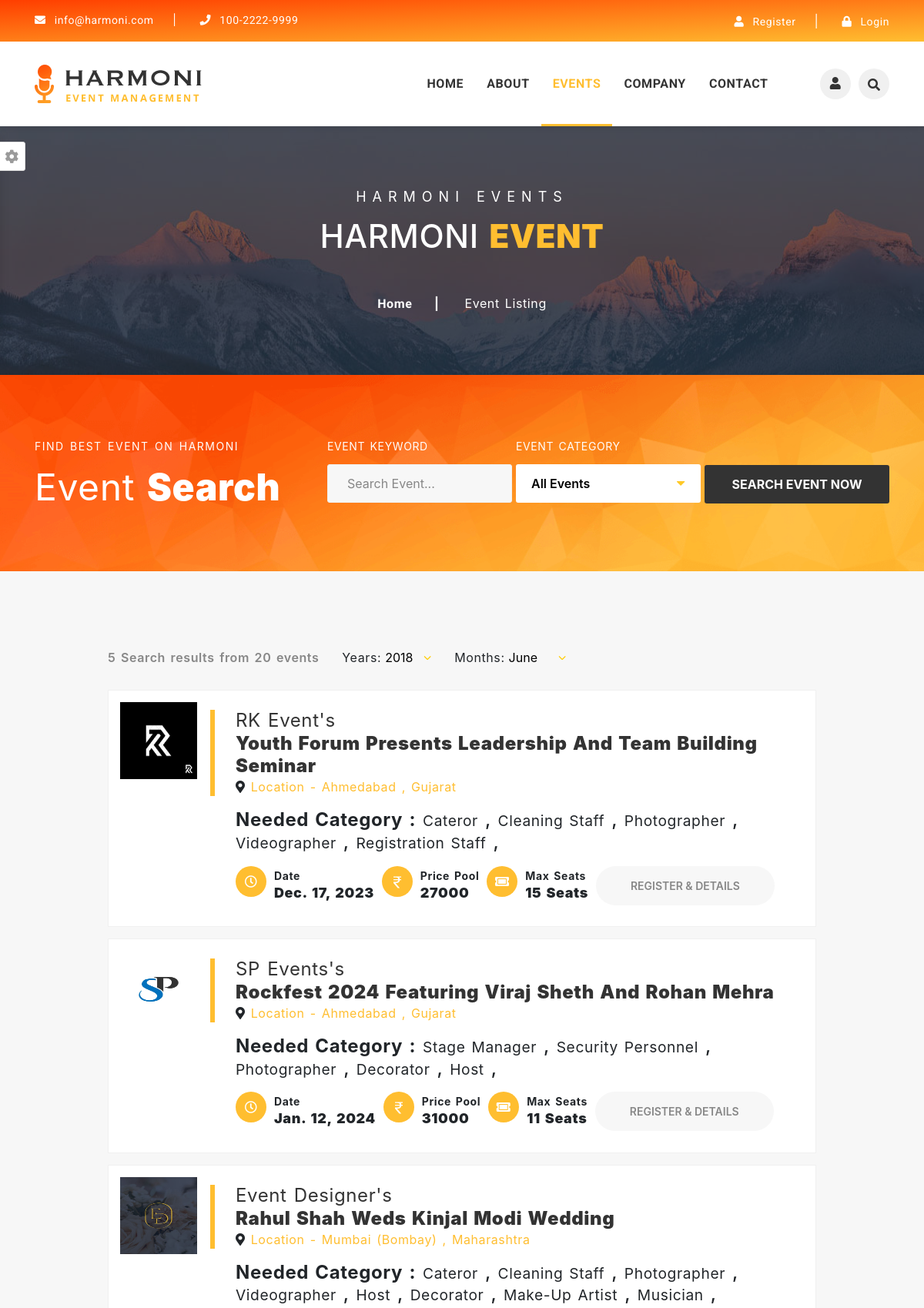
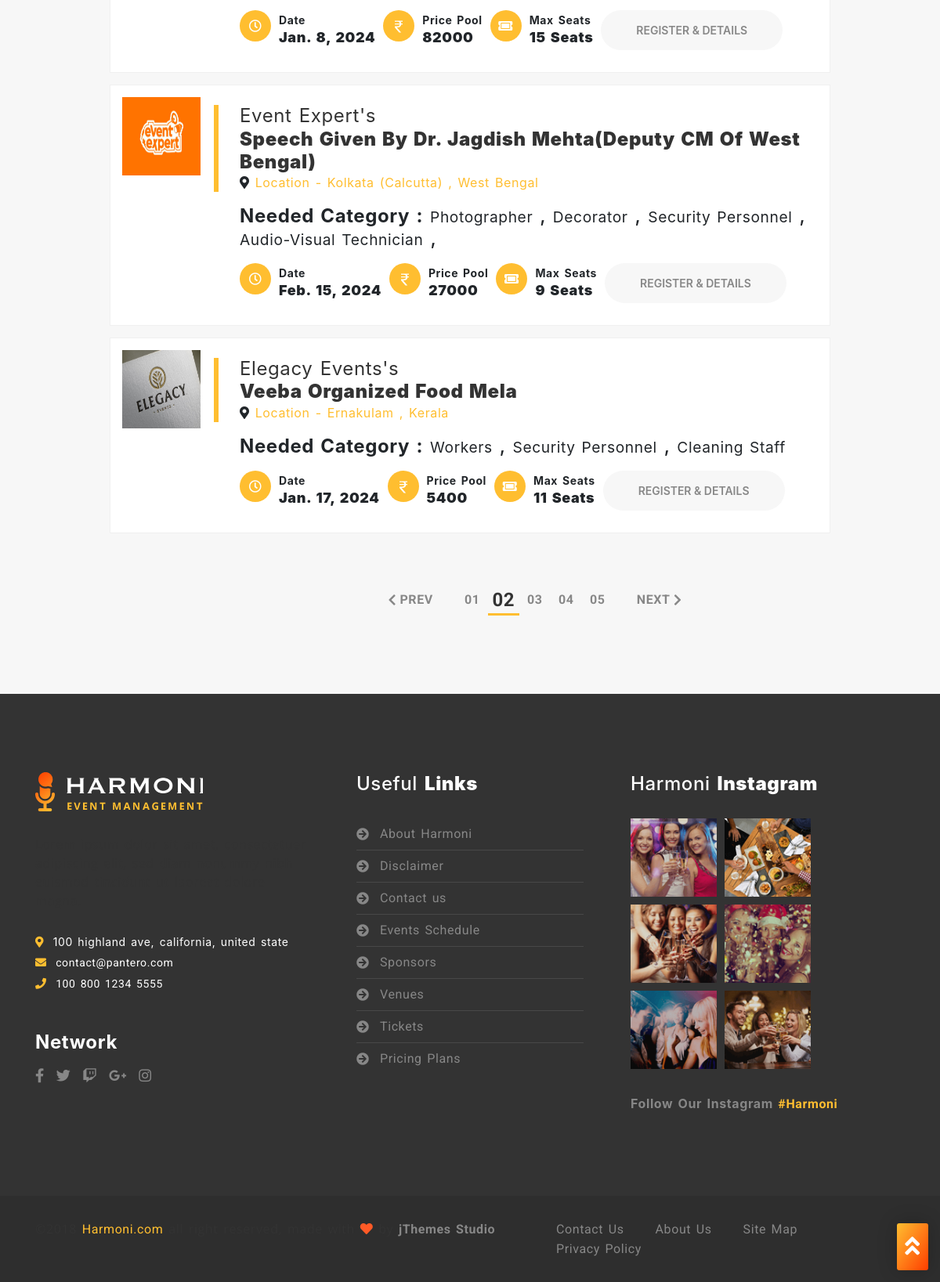
Screenshot of /event/ with the database file from the repository (2 pictures, top to bottom).
### event_data/models.py (models this page shows, shortened)
class Event(models.Model):
    event_name = models.CharField(max_length=255)
    description = models.TextField()
    start_datetime = models.DateTimeField(default = datetime.now)
    end_datetime = models.DateTimeField(default=datetime.now)
    total_workhand = models.IntegerField(default=11)
    total_price = models.IntegerField(null=True)
    street_address = models.CharField(max_length=250)
    city_id = models.ForeignKey('City', on_delete=models.CASCADE)
    state_id = models.ForeignKey('State' , on_delete=models.CASCADE)
    event_category_id = models.ForeignKey('Event_category',on_delete=models.CASCADE,default=False)
    event_subcategory_id = models.ForeignKey('Event_subcategory',on_delete=models.CASCADE,null=True)
    company_id = models.ForeignKey('company',on_delete=models.CASCADE,default=False)

class Company(models.Model):
    name = models.CharField(max_length=255)
    email = models.EmailField()
    contact_number = models.CharField(max_length=12)
    street_address = models.CharField(max_length=200)
    city_id = models.ForeignKey('City', on_delete=models.CASCADE)
    state_id = models.ForeignKey('State' , on_delete=models.CASCADE)
    companyLogo_path = models.ImageField(default='default.jpg' , upload_to = 'company_img/')
    description = models.TextField(default=None)
    User_id = models.ForeignKey('auth.User', on_delete=models.CASCADE)

class City(models.Model):
    city_name = models.CharField(max_length=255)
    state_id = models.ForeignKey('State' ,  on_delete=models.CASCADE)
    def __str__(self):
        return self.city_name

class State(models.Model):
    state_name = models.CharField(max_length=255)
    def __str__(self):
        return self.state_name

class Event_workhand(models.Model):
    Workhand_category_id = models.ForeignKey('Workhand_category' , on_delete=models.CASCADE)
    number_of_workhand = models.IntegerField(default=11)
    price = models.DecimalField(max_digits=10, decimal_places=2 , default = None)
    event_id = models.ForeignKey('Event' , on_delete=models.CASCADE)

class Workhand_category(models.Model):
    workhand_category_name = models.CharField(max_length=50)
    def __str__(self):
        return self.workhand_category_name

### EventManagement/views.py (the view)
# urls.py: path('event/',views.event , name="event"),
def event(request):
    active = "event"
    events = Event.objects.all()
    Event_subcategory_obj = Event_subcategory.objects.all()
    Event_workhand_obj = Event_workhand.objects.all()
    context={
        'active' : active,
        'events' : events,
        'Event_subcategory' : Event_subcategory_obj,
        'Event_Workhand' : Event_workhand_obj,
    }
    return render(request , 'user/event.html',context)

### templates/user/event.html (shortened to what this page needs)
{% extends 'user/base.html' %}
{% load static %}
{% block content %}
		<section id="breadcrumb-section" class="breadcrumb-section clearfix">
			<div class="jarallax" style="background-image: url('{% static 'assets/images/breadcrumb/0.breadcrumb-bg.jpg' %}');">
				<div class="overlay-black">
					<div class="container">
						<div class="row justify-content-center">
							<div class="col-lg-6 col-md-12 col-sm-12">
								<div class="breadcrumb-title text-center mb-50">
									<span class="sub-title">harmoni events</span>
									<h2 class="big-title">harmoni <strong>event</strong></h2>
								</div>
								<div class="breadcrumb-list">
									<ul>
										<li class="breadcrumb-item"><a href="index-1.html" class="breadcrumb-link">Home</a></li>
										<li class="breadcrumb-item active" aria-current="page">event listing</li>
									</ul>
								</div>
							</div>
						</div>
					</div>
				</div>
			</div>
		</section>
		<section id="event-search-section" class="event-search-section clearfix" style="background-image: url('{% static 'assets/images/special-offer-bg.png' %}');">
			<div class="container">
				<div class="row">
					<div class="col-lg-4 col-md-12 col-sm-12">
						<div class="section-title">
							<small class="sub-title">Find best event on Harmoni</small>
							<h2 class="big-title">event <strong>Search</strong></h2>
						</div>
					</div>
					<div class="col-lg-8 col-md-12 col-sm-12">
						<div class="search-form form-wrapper">
							<form action="{% url 'search_event' %}" method="POST">
								<ul>
									<li>
										<span class="title">event keyword</span>
										<div class="form-item">
											<input type="search" name="keyword" placeholder="Search Event...">
										</div>
									</li>
									<li>
										<span class="title">event category</span>
										<select id="event-category-select" name="search">
										<option value="all" selected>All Events</option>
										</select>
									</li>
									<li>
										<button type="submit" class="submit-btn">search event now</button>
									</li>
								</ul>
							</form>
						</div>
					</div>
				</div>
			</div>
		</section>
		<section id="event-section" class="event-section bg-gray-light sec-ptb-100 clearfix">
			<div class="container">
				<div class="row justify-content-center">
					<div class="col-lg-10 col-md-12 col-sm-12">
						<div class="search-result-form">
							<form action="#!">
								<ul>
									<li>
										<span class="result-text">5 Search results from 20 events</span>
									</li>
									<li>
										<label for="year-select">Years:</label>
										<select id="year-select">
											<option selected="">2018</option>
										</select>
									</li>
									<li>
										<label for="munth-select">Months:</label>
										<select id="munth-select">
											<option selected="">June</option>
										</select>
									</li>
								</ul>
							</form>
						</div>
						<div class="tab-content">
							<div id="list-style" class="tab-pane fade in active show">
								{% if events %}
									{% for i in events %}
									<div class="event-list-item clearfix1">
										<div class="event-image" style="padding-left:-10%;width: 250px;margin-right: -10;margin-right:-30;margin-right: -100px;">
											<img src="{{i.company_id.companyLogo_path.url}}" alt="Image_not_found" style="width:40%;height:40%">
										</div>
										<div class="event-content">
											<div class="event-title mb-15">
												<h3 class="title">
													{{i.company_id.name}}'s <br> <strong>{{i.event_name}}</strong>
												</h3>
												<i class="fas fa-map-marker-alt"></i>
												<span class="ticket-price yellow-color">Location - {{i.city_id}} , {{i.state_id}}</span>
											</div>
											<p class="discription-text mb-20 info-content">
												<h4><strong> Needed Category : </strong>
												{% for workhand in Event_Workhand %}
													{% if workhand.event_id.id == i.id %}
														<small class="info-content">{{workhand.Workhand_category_id}}</small>
														{% if not forloop.last %},{% endif %}
													{% endif %}
												{% endfor %}
												</h4>
											</p>
											<div class="event-info-list ul-li clearfix">
												<ul>
													<li>
														<span class="icon">
															<i class="far fa-clock"></i>
														</span>
														<div class="info-content">
															<small>Date</small>
															<h3>{{i.start_datetime | date}}</h3>
														</div>
													</li>
													<li>
														<span class="icon">
														</span>
														<div class="info-content">
															<small>Price Pool</small>
															<h3>{{i.total_price}}</h3>
														</div>
													</li>
													<li>
														<span class="icon">
															<i class="fas fa-ticket-alt"></i>
														</span>
														<div class="info-content">
															<small>Max Seats</small>
															<h3>{{i.total_workhand}} seats</h3>
														</div>
													</li>
													<li>
														<button href="#!" type="submit" class="tickets-details-btn">
															Register & details
														</button>
													</li>
												</ul>
											</div>
										</div>
									</div>
									{% endfor %}
								{% endif %}
								<div class="pagination ul-li clearfix">
									<ul>
										<li class="page-item prev-item">
											<a class="page-link" href="#!">Prev</a>
										</li>
										<li class="page-item"><a class="page-link" href="#!">01</a></li>
										<li class="page-item active"><a class="page-link" href="#!">02</a></li>
										<li class="page-item"><a class="page-link" href="#!">03</a></li>
										<li class="page-item"><a class="page-link" href="#!">04</a></li>
										<li class="page-item"><a class="page-link" href="#!">05</a></li>
										<li class="page-item next-item">
											<a class="page-link" href="#!">Next</a>
										</li>
									</ul>
								</div>
							</div>
						</div>
					</div>
				</div>
			</div>
		</section>
{% endblock content %}

### static/assets/css/colors/default.css (style rules this page uses)
.section-title .line-style, .event-section .event-tab-menu .nav li a:before, .pagination ul .page-item.active .page-link:after, .slide-section .owl-theme .owl-dots .owl-dot:after, .homepage3 .event-expertise-section .link-btn a:hover, .sidebar-section .location-wrapper .title-wrapper .icon, .main-carousel2 .item .slider-content .details-btn:hover, .event-gallery-section .filters-button-group .button:after, .testimonial5-section .owl-theme .owl-dots .owl-dot:hover span, .sidebar-section .location-wrapper .contact-links ul li a .icon, .testimonial5-section .owl-theme .owl-dots .owl-dot.active span, .event-section .event-list-item .event-content .event-title:after, .event-section .event-grid-item .event-content .event-title:after, .event-details-section .event-details .event-info-list ul li .icon, .our-management-section .management-item .item-title .title-text:after, .default-header-section .header-bottom .menu-item-list > ul > li:before, .event-details-section .event-schedule .schedule-date-menu > li > .active, .event-section .tab-content .event-item .event-content .event-title:after, .event-section .tab-content .event-item2 .event-content .event-title:after, .event-section .event-list-item .event-content .event-info-list ul li .icon, .event-section .event-grid-item .event-content .event-post-meta ul li .icon, .sticky-header-section .header-bottom .user-search-btn-group ul li:hover > a, .event-details-section .event-schedule .tab-content .hotal-menu > li > .active, .upcomming-event-section3 .comming-event-item .event-content .details-btn:hover, .upcomming-event-section2 .comming-event-item .event-content .details-btn:hover, .sticky-header-section .header-bottom .user-search-btn-group ul li:hover > button, .default-header-section .header-bottom .user-search-btn-group ul li:hover > a, .default-header-section .header-bottom .user-search-btn-group ul li:hover > button, .scrolltop-fixed-header-section .header-bottom .user-search-btn-group ul li:hover > a, .scrolltop-fixed-header-section .header-bottom .user-search-btn-group ul li:hover > button, .event-section .tab-content .event-item2 .event-content .event-post-meta ul li .icon, .slide-section .main-carousel1 .item .slider-item-content .link-groups .start-btn:hover, .upcomming-event-section3 .comming-event-item .event-content .event-info-list ul li .icon, .upcomming-event-section2 .comming-event-item .event-content .event-info-list ul li .icon, .awesome-event-section .tab-content .featured-event .event-content .event-post-meta ul li .icon, .service-section .service-wrapper .service-item .service-content .service-type-list ul li .icon, .upcomming-event-section .upcomming-event-carousel .item .event-item .event-content .event-title:before, .award-section .awaed-item-area .awaed-wrapper .awaed-item .awaed-content .awaed-title .awaed-date:before, .event-details-section .event-schedule .tab-content .tab-content .tab-pane .hall-item .hall-content .event-info-list ul li .icon { background: #ffbe30!important; }
.post-date, .tickets-details-btn:before, .map-section .address-wrapper, .tab-nav::-webkit-scrollbar-thumb, .default-sponsor-section ul li a:before, .absolute-sponsor-section ul li a:before, .about-section2 .services-list ul li a:before, .absolute-sponsor-section ul li:hover a:before, .about-section2 .services-list ul li a .icon i, .service-section .service-wrapper > ul > li a:before, .service-section .service-wrapper > ul > li a .icon i, .our-management-section .owl-theme .owl-dots .active span, .about-section .about-item-wrapper ul li .about-item:before, .about-section .about-item-wrapper ul li .about-item .icon i, .our-management-section .management-service-carousel .item a:before, .our-management-section .management-service-carousel .item a .icon i, .event-details-section .register-wrapper .register-table ul .rt-header, .speaker-section .speaker-carousel .slider-nav .item .item-content:before, .sticky-header-section .header-bottom .menu-item-list > ul > li > a:before, .booking-section .booking-content-wrapper .order-summary-table .table .tfooter, .partners-clients-section .partners-wrapper .partners-carousel .item ul li a:before { background: linear-gradient(to bottom right, #ffbe30 , #ff3e00)!important; }

### rows the page displays
Event: company_id.companyLogo_path (picture), company_id.name "RK Event", event_name "Youth Forum Presents Leadership And Team Building Seminar", city_id "Ahmedabad", state_id "Gujarat", start_datetime "Dec. 17, 2023", total_price "27000", total_workhand "15"
Event_workhand: Workhand_category_id "Cateror"
Event_workhand: Workhand_category_id "Cleaning Staff"
Event_workhand: Workhand_category_id "Photographer"
Event_workhand: Workhand_category_id "Videographer"
Event_workhand: Workhand_category_id "Registration Staff"
Event: company_id.companyLogo_path (picture), company_id.name "SP Events", event_name "Rockfest 2024 Featuring Viraj Sheth And Rohan Mehra", city_id "Ahmedabad", state_id "Gujarat", start_datetime "Jan. 12, 2024", total_price "31000", total_workhand "11"
Event_workhand: Workhand_category_id "Stage Manager"
Event_workhand: Workhand_category_id "Security Personnel"
Event_workhand: Workhand_category_id "Photographer"
Event_workhand: Workhand_category_id "Decorator"
Event_workhand: Workhand_category_id "Host"
Event: company_id.companyLogo_path (picture), company_id.name "Event Designer", event_name "Rahul Shah Weds Kinjal Modi Wedding", city_id "Mumbai (Bombay)", state_id "Maharashtra", start_datetime "Jan. 8, 2024", total_price "82000", total_workhand "15"
Event_workhand: Workhand_category_id "Cateror"
Event_workhand: Workhand_category_id "Cleaning Staff"
Event_workhand: Workhand_category_id "Photographer"
Event_workhand: Workhand_category_id "Videographer"
Event_workhand: Workhand_category_id "Host"
Event_workhand: Workhand_category_id "Decorator"
Event_workhand: Workhand_category_id "Make-Up Artist"
Event_workhand: Workhand_category_id "Musician"
Event: company_id.companyLogo_path (picture), company_id.name "Event Expert", event_name "Speech Given By Dr. Jagdish Mehta(Deputy CM Of West Bengal)", city_id "Kolkata (Calcutta)", state_id "West Bengal", start_datetime "Feb. 15, 2024", total_price "27000", total_workhand "9"
Event_workhand: Workhand_category_id "Photographer"
Event_workhand: Workhand_category_id "Decorator"
Event_workhand: Workhand_category_id "Security Personnel"
Event_workhand: Workhand_category_id "Audio-Visual Technician"
Event: company_id.companyLogo_path (picture), company_id.name "Elegacy Events", event_name "Veeba Organized Food Mela", city_id "Ernakulam", state_id "Kerala", start_datetime "Jan. 17, 2024", total_price "5400", total_workhand "11"
Event_workhand: Workhand_category_id "Workers"
Event_workhand: Workhand_category_id "Security Personnel"
Event_workhand: Workhand_category_id "Cleaning Staff"
